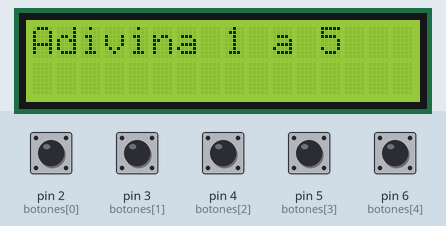
Recording of a sketch running on a simulated Arduino Uno, built with avr-gcc and run on an emulated ATmega328P. On the bench: 16×2 character LCD. The test bench sets the inputs (shaded band); at power-on: pin 2 (botones[0]), pin 3 (botones[1]), pin 4 (botones[2]), pin 5 (botones[3]), pin 6 (botones[4]) LOW. Random numbers use the default seed unless the sketch sets one.

Above: at 1.2 s.
1.3 s: pin 2 (botones[0]) pulled HIGH for 0.15 s
At 2.1 s:
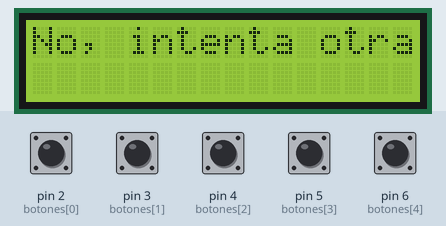
3.8 s: pin 6 (botones[4]) pulled HIGH for 0.15 s
At 5.0 s:
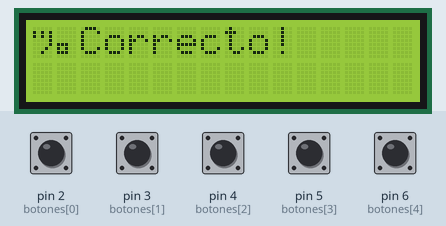
6.9 s: pin 6 (botones[4]) pulled HIGH for 1 s
Timing chart, 0 to 9.9 s (numbered marks = the images above; inputs shaded):
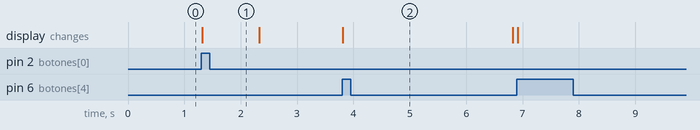

The sketch:

GameA.ino
```cpp
#include <Wire.h>
#include <LiquidCrystal_I2C.h>

LiquidCrystal_I2C lcd(0x27, 16, 2);

const int botones[] = {2, 3, 4, 5, 6}; // Pines de los botones
int numeroSecreto;

void setup() {
  lcd.init();
  lcd.backlight();
  lcd.print("Adivina 1 a 5");

  for (int i = 0; i < 5; i++) {
    pinMode(botones[i], INPUT);
  }

  randomSeed(analogRead(A0));  // Para mejor aleatoriedad
  numeroSecreto = random(1, 6);
}

void loop() {
  for (int i = 0; i < 5; i++) {
    if (digitalRead(botones[i]) == HIGH) {
      lcd.clear();
      if (i + 1 == numeroSecreto) {
        lcd.print("¡Correcto!");
        delay(3000);
        numeroSecreto = random(1, 6);
        lcd.clear();
        lcd.print("Adivina 1 a 5");
      } else {
        lcd.print("No, intenta otra");
        delay(1000);
        lcd.clear();
        lcd.print("Adivina 1 a 5");
      }
    }
  }
}
```

Measured:
- after the input at 1.3 s, the display: changes at once (image 1)
- after the input at 3.8 s, the display: changes at once (image 2)
